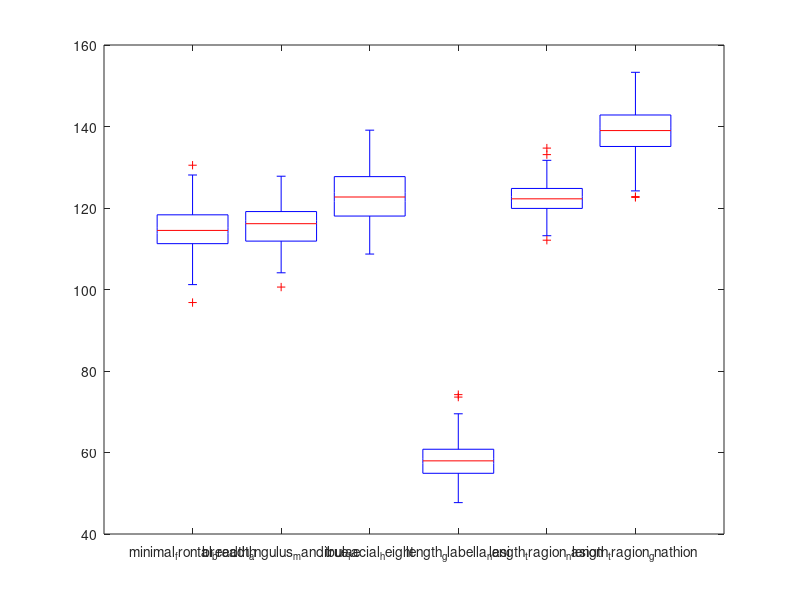

This figure's MATLAB source: (Note: this script raises an error after producing the figure.)
%% examples_multivariate shows a series of analysis of multivariate datasets


%% HD (Heads data) analysis using univariate boxplots
load('head.mat');
Y=head.data;
cnames=head.colnames;
% Compare the output with Figure 3.9 p. 97
boxplot(Y,'labels',cnames,'LabelOrientation','inline');
% Label the outliers with the unit number
%Find in current plot the handles associated with the univariate outliers
a=findobj(gca,'tag','Outliers');
[n,v]=size(Y);
for j=1:v;
    % Get the X and Y coordinates of the univariate outliers
    aYdata=get(a(j),'Ydata');
    aXdata=get(a(j),'Xdata');
    
    % Loop over the outliers inside variable v-j+1
    for i=1:length(aYdata);
        % Find the row number of the outliers
        ind=find(aYdata(i)==Y(:,end-j+1),n);
        % Add the label to the current plot
        text(aXdata(1),aYdata(i),num2str(ind'))
    end
end

%% HD (Heads data) analysis using S and MM estimators
load('head.mat');
Y=head.data;
[n,v]=size(Y);

conflev=[0.95 0.99 1-0.01/n];

[outS]=Smult(Y);
figure;
h1=subplot(2,1,1);
malindexplot(outS,v,'h',h1,'conflev',conflev);
ylabel('S estimator')

h2=subplot(2,1,2);

[outMM]=MMmultcore(Y,outS.loc,outS.shape,outS.scale);
malindexplot(outMM,v,'h',h2,'conflev',conflev);
ylabel('MM estimator') 


%% HD (Heads data) -- Forward EDA (Exploratory Data Analysis):
% scatterplot of data: one point looks outlying
load('head.mat');
Y=head.data;
cnames=head.colnames;
% Scatter plot matrix
gplotmatrix(Y,[],[],[],[],[],[],[],cnames);
set(findall(gcf,'Type','text'),'HorizontalAlignment','Right','rotation',45,'Interpreter','None','FontName','Arial')


%% HD qqplot based on quantiles of beta distribution
% compare the output with Figure 1.2, p.9 or ARC(2004)
figure;
load('head.mat');
Y=head.data;
[n,v]=size(Y);

cor=(n/((n-1)^2));

% malas= vector of scaled Mahalanobis distances (MD)
malas=mahal(Y,Y)*cor;
% Set the beta
pd = ProbDistUnivParam('beta',[v/2 0.5*(n-v-1)]);
% qqplot of scaled MD against beta distribution
h=qqplot(malas,pd);
xplo=get(h(1),'XData')';

nsimul=100;
malasim=zeros(n,nsimul);
for j=1:nsimul;
    Ysim=randn(n,v);
    % In each simulation store scaled MD
    malasim(:,j)=sort(cor*mahal(Ysim,Ysim));
end

Yband=sort(malasim,2);
quant=[0.05 0.95];
% add lower and upper confidence band
line(xplo,Yband(:,nsimul*quant),'color','g');

%% HD Preliminary analysis based on robust bivariate ellipses and minMD
% Figure 3.2
load('head.mat');
Y=head.data;
[fre]=unibiv(Y,'plots',1,'textlab',1,'rf',0.999);

fre=sortrows(fre,4);

bs=fre(1:size(Y,2),1);
% Forward search with EDA purposes and plot of minimum MD
% Figure 1.3
[out]=FSMeda(Y,bs,'plots',1,'init',60); %#ok<*NASGU>

%% HD Plot of max MD and gap
load('head.mat');
Y=head.data;

[fre]=unibiv(Y,'rf',0.75);
bs=fre((fre(:,2)==0 & fre(:,3)==0),1);
[out]=FSMeda(Y,bs,'plots',1,'init',68);

figure;
% Figure 3.2, p. 92
msr=out.msr;
% Top panel: max and mth
subplot(2,1,1);
plot1=plot(msr(:,1),msr(:,2:end),'k','LineWidth',2);
set(plot1(1),'LineStyle',':')

h=legend('Maximum MD','m-th ordered MD','Location','NorthWest');
set(h,'FontSize',14);

% Bottom panel: gap and (m+1)th - mth
% Figure 3.4 p. 93
subplot(2,1,2);
gap=out.gap;
plot1=plot(gap(:,1),gap(:,2:end),'k','LineWidth',2);
set(plot1(1),'LineStyle',':')
xlabel('Subset size m')
h=legend('gap','(m+1)th ordered MD - (m)th ordered MD','Location','SouthEast');
set(h,'FontSize',14);


%% HD persistent brushing from the malfwdplot (scaled distances)
load('head.mat');
Y=head.data;
[fre]=unibiv(Y,'rf',0.75);
bs=fre(1:size(Y,2)+1,1);
[out]=FSMeda(Y,bs,'init',60,'scaled',1);

% Plot of minimum scaled Mahalanobis distance
mmdplot(out,'scaled',1);
% Now, some interactive brushing starting from the monitoring residuals
% plot. Once a set of trajectories is highlighted in the monitoring residual plot,
% the corresponding units are highlighted in the other plots
databrush=struct;
databrush.selectionmode='Rect'; % Rectangular selection
databrush.persist='on'; % Enable repeated mouse selections
databrush.Label='on'; % Write labels of trajectories while selecting
databrush.RemoveLabels='off'; % Do not remove labels after selection
% Compare with Figure 3.6 p. 95
malfwdplot(out,'databrush',databrush);

%% HD: EDA monitoring of the estimated correlation matrix
load('head.mat');
Y=head.data;
Y1=zscore(Y);
[fre]=unibiv(Y1,'rf',0.75);
bs=fre(1:size(Y,2)+2,1);
[out]=FSMeda(Y1,bs,'init',60);

S2cov=out.S2cov;
plot1=plot(S2cov(:,1),S2cov(:,2:end));
xlabel('Subset size m')
ylabel('Elements of correlation matrix')
v=size(Y,2);
v1=v*(v+1)/2;
slintyp={'--' '-' '-.' ':'}';
slintyp=repmat(slintyp,ceil(v1/length(slintyp)),1);
set(plot1,{'Line'},slintyp(1:v1));

%% HD: analysis of transformations
% FS based on untransformed data H_0:\lambda=1 for all variables
load('head.mat');
Y=head.data;
% Monitoring of likelihood ratio test
% Compare the output with Figure 4.13 p. 172 of ARC (2004)
[out]=FSMtra(Y,'plotslrt',1);

%% HD: analysis of transformations
load('head.mat');
Y=head.data;
% FS based on untransformed data H_0:\lambda=1 for variable 4
% Monitoring of likelihood ratio test
% Compare the output with Figure 4.14 p. 173 of ARC (2004)
[out]=FSMtra(Y,'ColToTra',4,'plotslrt',1);


%% HD: confirmation of transformation
% Compare the output with Figure 4.15 p. 174 of ARC (2004)
load('head.mat');
Y=head.data;
v=size(Y,2);
plotslrt=struct;
plotslrt.ylim=[-3.2 3.2];
plotslrt.xlim=[110 200];
[out]=FSMfan(Y,ones(v,1),'init',110,'plotslrt',plotslrt);

%% HD: confirmation of transformation
% Compare the output with Figure 4.65 p. 222 of ARC (2004)
load('head.mat');
Y=head.data;
n=size(Y,1);
[out]=FSRfan(Y(:,4),ones(n,1),'plots',1,'intercept',0,'xlimx',[60 210],'ylimy',[-5 4.4]);


%% HD: random starts
load('head.mat');
Y=head.data;
[n,v]=size(Y);

init=20;
nsimul=200;

mmdStore=zeros(n-init,nsimul);
for j=1:nsimul
    mmd = FSMmmdeasy(Y,0,'init',init);
    mmdStore(:,j)=mmd(:,2);
end

% Plot minMD with random starts
figure;
hold('on');
% Plot lines of empirical quantiles
LineStyle={'-';'--';':';'-.'};
plot1=plot(mmd(:,1),mmdStore,'LineWidth',2);
slintyp=repmat(LineStyle,ceil(nsimul/length(LineStyle)),1);
set(plot1,{'Line'},slintyp(1:nsimul));
fcol={'b';'g';'r';'c';'m';'y';'k'};
fcol=repmat(fcol,ceil(nsimul/length(fcol)),1);
set(plot1,{'Color'},fcol(1:nsimul));

% Plots lines of theoretical quantiles using order statistics
mmdT=FSMenvmmd(n,v,'exact',1,'init',init);
line(mmdT(:,1),mmdT(:,2:4),'LineStyle','-','Color','r');
xlabel('Subset size m');


%% TR: (Track records): spm
close all;
load('recordfg');
Y=recordfg.data;
% Scatter plot matrix (Figure 1.4 of ARC)
gplotmatrix(Y);

%% TR: qqplot of MD based on the beta distribution
% compare the output with Figure 1.2, p.9 or ARC(2004)
load('recordfg');
Y=recordfg.data;
[n,v]=size(Y);

cor=(n/((n-1)^2));

% malas= vector of scaled Mahalanobis distances (MD)
malas=mahal(Y,Y)*cor;
% Set the beta
pd = ProbDistUnivParam('beta',[v/2 0.5*(n-v-1)]);
% qqplot of scaled MD against beta distribution
h=qqplot(malas,pd);
xplo=get(h(1),'XData')';

nsimul=1000;
malasim=zeros(n,nsimul);
for j=1:nsimul;
    Ysim=randn(n,v);
    % In each simulation store scaled MD
    malasim(:,j)=sort(cor*mahal(Ysim,Ysim));
end

Yband=sort(malasim,2);
quant=[0.05 0.95];
% add lower and upper confidence band
line(xplo,Yband(:,nsimul*quant),'color','g');


%% TR: Forward EDA
% Preliminary analysis based on robust bivariate ellipses
load('recordfg');
Y=recordfg.data;
[fre]=unibiv(Y);
fre=sortrows(fre,4);

bs=fre(1:size(Y,2),1);
% Forward search with EDA purposes and plot of minimum MD
% Create Figure 1.6 p. 14
[out]=FSMeda(Y,bs,'plots',1,'init',10);

%% TR: plot of scaled Mahalanobis distances
% compare with Figure 3.12 p. 100
load('recordfg');
Y=recordfg.data;
[fre]=unibiv(Y);
fre=sortrows(fre,[3 4]);
bs=fre(1:size(Y,2)+5,1);
[out]=FSMeda(Y,bs,'scaled',1,'init',15);
% [out]=FSMeda(Y,bs,'init',10);
standard=struct;
standard.ylim=[0 22];
standard.LineStyle={'--' '-' '-.' ':'};    % different line styles for different standard trajectories
standard.Color={'b';'g';'c';'m';'y';'k'};  % different colors for different standard trajectories
malfwdplot(out,'standard',standard);

%% TR: plot of max and mth distance
load('recordfg');
Y=recordfg.data;
[fre]=unibiv(Y);
fre=sortrows(fre,[3 4]);
bs=fre(1:size(Y,2)+5,1);
[out]=FSMeda(Y,bs,'init',15);
% Figure 3.16, p. 104
msr=out.msr;
% Top panel: max and mth
subplot(2,1,1);
plot1=plot(msr(:,1),msr(:,2:end),'k','LineWidth',2);
set(plot1(1),'LineStyle',':')

h=legend('Maximum MD','m-th ordered MD','Location','NorthWest');
set(h,'FontSize',14);

% Bottom panel: gap and (m+1)th - mth
% Figure 3.17 p. 104
subplot(2,1,2);
gap=out.gap;
plot1=plot(gap(:,1),gap(:,2:end),'k','LineWidth',2);
set(plot1(1),'LineStyle',':')
xlabel('Subset size m')
h=legend('gap','(m+1)th ordered MD - (m)th ordered MD','Location','NorthWest');
set(h,'FontSize',14);

%% TR: automatic outlier detection procedure on original data
load('recordfg');
Y=recordfg.data;
FSM(Y)


%% TR: analysis using S and MM estimators
load('recordfg');
Y=recordfg.data;
[n,v]=size(Y);

conflev=[0.95 0.99 1-0.01/n];

[outS]=Smult(Y);
figure;
h1=subplot(2,1,1);
malindexplot(outS,v,'h',h1,'conflev',conflev);
ylabel('S estimator')

h2=subplot(2,1,2);

[outMM]=MMmultcore(Y,outS.loc,outS.shape,outS.scale);
malindexplot(outMM,v,'h',h2,'conflev',conflev);
ylabel('MM estimator') 


%% TR: analysis of transformations
% Track records
load('recordfg');
Y=recordfg.data;
n=size(Y,1);
Y1=repmat(max(Y),n,1);
Y=Y./Y1;
la0=[-1 -3];
tagsmle={'mle-1' 'mle-3'};
plotsmle=struct;
plotsmle.ylim=[-4 0];

ii=1;
for la=la0;
    plotsmle.Tag=tagsmle{ii};
    FSMtra(Y,'plotsmle',plotsmle,'onelambda',1,'la0',la,'init',20);
    ii=ii+1;
end
% Compare these 2 plots with Figure 4.70 p. 225 of ARC (2004)

%% TR: analysis of transformations
% Track records
load('recordfg');
Y=recordfg.data;
n=size(Y,1);
Y1=repmat(max(Y),n,1);
Y=Y./Y1;
la0=[-1 -2 -3 -4];
% If lik=1 it is also possible to monitor the plots of mle of transformation parameters
lik=0;

tagslrt={'lrt-1' 'lrt-2' 'lrt-3' 'lrt-4'};
tagsmle={'mle-1' 'mle-2' 'mle-3' 'mle-4'};
plotsmle=struct;
plotsmle.ylim=[-4 0];

plotslrt=struct;
plotslrt.ylim=[0 21];

ii=1;
for la=la0;
    plotsmle.Tag=tagsmle{ii};
    plotslrt.Tag=tagslrt{ii};
    if lik==1;
        FSMtra(Y,'plotsmle',plotsmle,'plotslrt',plotslrt,'onelambda',1,'la0',la,'init',20);
    else
        FSMtra(Y,'plotslrt',plotslrt,'onelambda',1,'la0',la,'init',20);
    end
    ii=ii+1;
end
% Compare these 4 plots with Figure 4.50 p. 207 of ARC (2004)



%% TR: confirmation of transformations
% confirmatory search
% Compare the plot with Figure 4.51 p. 208 of ARC (2004)
load('recordfg');
Y=recordfg.data;
n=size(Y,1);
Y1=repmat(max(Y),n,1);
Y=Y./Y1;
% FS based on with H_0:\lambda=-3 for all variables
plotslrt=struct;
plotslrt.ylim=[-6.2 3.2];
plotslrt.xlim=[28 59];
laAround=-4:0;
[out]=FSMfan(Y,-3*ones(v,1),'ColToComp',[2 3 5 7],'laAround',laAround,'init',28,'plotslrt',plotslrt);


%% TR transformed: parallel coordinates plot
load('recordfg');
Y=recordfg.data;
Y=Y.^-3;
n=size(Y,1);
group=ones(n,1);
group([14 33 55 36])=2;
parallelcoords(Y,'LineWidth',1.5,'Standardize','on','Group',group)

%% TR transformed: malfwdplot
load('recordfg');
Y=recordfg.data;
Y=Y.^-3;

[fre]=unibiv(Y);
fre=sortrows(fre,[3 4]);
bs=fre(1:size(Y,2)+5,1);
[out]=FSMeda(Y,bs,'scaled',1,'init',15);
% [out]=FSMeda(Y,bs,'init',10);
standard=struct;
standard.ylim=[0 10];
standard.LineStyle={'--' '-' '-.' ':'};    % different line styles for different standard trajectories
standard.Color={'b';'g';'c';'m';'y';'k'};  % different colors for different standard trajectories
malfwdplot(out,'standard',standard);

%% TR transformed: spm
load('recordfg');
Y=recordfg.data;
Y=Y.^-3;
cnames=recordfg.colnames;
% Scatter plot matrix
gplotmatrix(Y,[],[],[],[],[],[],[],cnames);

%% TR transformed: plot of max inside and min outside
load('recordfg');
Y=recordfg.data;
Y=Y.^-3;
figure;
[fre]=unibiv(Y);
fre=sortrows(fre,[3 4]);
bs=fre(1:size(Y,2)+5,1);
[out]=FSMeda(Y,bs,'init',15);
% Figure 4.71 left panel
msr=out.msr;
subplot(2,1,1);
plot1=plot(msr(:,1),msr(:,2:end),'k','LineWidth',2);
set(plot1(1),'LineStyle',':')

h=legend('Maximum MD','m-th ordered MD','Location','NorthWest');
set(h,'FontSize',14);

% Bottom panel: min and (m+1)th
% Figure 4.71 (right panel) p. 226
subplot(2,1,2);
mmd=out.mmd;
plot1=plot(mmd(:,1),mmd(:,2:end),'k','LineWidth',2);
set(plot1(1),'LineStyle',':')
xlabel('Subset size m')
h=legend('min','(m+1)th ordered MD','Location','NorthWest');
set(h,'FontSize',14);


%% TR transformed: automatic outlier detection procedure (part I)
load('recordfg');
Y=recordfg.data;
Y=Y.^-3;
FSM(Y,'init',40)

%% TR transformed: automatic outlier detection procedure (part II)
load('recordfg');
Y=recordfg.data;
Y=Y.^-3;
FSM(Y)


%% TR transformed: random starts
load('recordfg');
Y=recordfg.data;
Y=Y.^-3;
[n,v]=size(Y);

init=20;
nsimul=200;

mmdStore=zeros(n-init,nsimul);
for j=1:nsimul
    mmd = FSMmmd(Y,0,'init',init);
    mmdStore(:,j)=mmd(:,2);
end

% Plot minMD with random starts
figure;
hold('on');
% Plot lines of empirical quantiles
LineStyle={'-';'--';':';'-.'};
plot1=plot(mmd(:,1),mmdStore,'LineWidth',2);
slintyp=repmat(LineStyle,ceil(nsimul/length(LineStyle)),1);
set(plot1,{'Line'},slintyp(1:nsimul));
fcol={'b';'g';'r';'c';'m';'y';'k'};
fcol=repmat(fcol,ceil(nsimul/length(fcol)),1);
set(plot1,{'Color'},fcol(1:nsimul));

% Plots lines of theoretical quantiles using order statistics
mmdT=FSMenvmmd(n,v,'exact',1,'init',init);
line(mmdT(:,1),mmdT(:,2:4),'LineStyle','-','Color','r');
xlabel('Subset size m');

%% TR transformed: analysis using S and MM estimators
load('recordfg');
Y=recordfg.data;
Y=Y.^-3;
[n,v]=size(Y);

conflev=[0.95 0.99 1-0.01/n];

[outS]=Smult(Y);
figure;
h1=subplot(2,1,1);
malindexplot(outS,v,'h',h1,'conflev',conflev);
ylabel('S estimator')

h2=subplot(2,1,2);

[outMM]=MMmultcore(Y,outS.loc,outS.shape,outS.scale);
malindexplot(outMM,v,'h',h2,'conflev',conflev);
ylabel('MM estimator') 

%% SB: (Swiss banknotes) Forward EDA minMD
load('swiss_banknotes');
Y=swiss_banknotes.data;
group=ones(200,1);
group(101:200)=2;
spmplot(Y,group)


%% SB: (Swiss banknotes) Forward EDA minMD
load('swiss_banknotes');
Y=swiss_banknotes.data;
[fre]=unibiv(Y);
fre=sortrows(fre,[3 4]);
bs=fre(1:size(Y,2)+5,1);
[out]=FSMeda(Y,bs,'init',30);
mmdplot(out,'mplus1',1);


%% SB: Forward EDA malfwdplot
% Create figure 3.28 p.117 of ARC 2004
load('swiss_banknotes');
Y=swiss_banknotes.data;
[fre]=unibiv(Y);
fre=sortrows(fre,[3 4]);
bs=fre(1:size(Y,2)+5,1);
[out]=FSMeda(Y,bs,'init',30,'scaled',1);
fground=struct;
fground.flabstep='';
malfwdplot(out,'fground',fground);

%% SB: Forward EDA gapplot
% Create figure 3.29 p.117 of ARC 2004
load('swiss_banknotes');
Y=swiss_banknotes.data;
[fre]=unibiv(Y);
fre=sortrows(fre,[3 4]);
bs=fre(1:size(Y,2)+5,1);
[out]=FSMeda(Y,bs,'init',30);
gap=out.gap;
plot1=plot(gap(:,1),gap(:,2:end),'k','LineWidth',2);
set(plot1(1),'LineStyle',':')
h=legend('min outside - max inside','(m+1)th ordered MD - mth ordered MD','Location','NorthWest');
set(h,'FontSize',14);

%% SB:  analysis using S and MM estimators
load('swiss_banknotes');
Y=swiss_banknotes.data;
[n,v]=size(Y);

conflev=[0.95 0.99 1-0.01/n];

[outS]=Smult(Y);
figure;
h1=subplot(2,1,1);
malindexplot(outS,v,'h',h1,'conflev',conflev);
ylabel('S estimator')

h2=subplot(2,1,2);

[outMM]=MMmultcore(Y,outS.loc,outS.shape,outS.scale);
malindexplot(outMM,v,'h',h2,'conflev',conflev);
ylabel('MM estimator') 


%% SB: Forward EDA gapplot starting with the first 20 obs (geniune notes)
% Create figure 3.31 p.118 of ARC 2004
load('swiss_banknotes');
Y=swiss_banknotes.data;
% start in the group of geniune notes
bs=1:20;
[out]=FSMeda(Y,bs,'init',30);
gap=out.gap;
plot1=plot(gap(:,1),gap(:,2:end),'k','LineWidth',2);
set(plot1(1),'LineStyle',':')
h=legend('min outside - max inside','(m+1)th ordered MD - mth ordered MD','Location','NorthWest');
set(h,'FontSize',14);

%% SB: Forward EDA gapplot starting with the obs 101:120 (forged notes)
% Create figure 3.36 p.124 of ARC 2004
load('swiss_banknotes');
Y=swiss_banknotes.data;
% start in the group of forgeries
bs=(1:20)+100;
[out]=FSMeda(Y,bs,'init',30);
gap=out.gap;
plot1=plot(gap(:,1),gap(:,2:end),'k','LineWidth',2);
set(plot1(1),'LineStyle',':')
h=legend('min outside - max inside','(m+1)th ordered MD - mth ordered MD','Location','NorthWest');
set(h,'FontSize',14);

%% SB: monitoring of MD starting in the genuine group
% Create figure 3.30 p.118 of ARC 2004
load('swiss_banknotes');
Y=swiss_banknotes.data;
% start in the group of geniune notes
bs=1:20;
[out]=FSMeda(Y,bs,'init',30,'scaled',1);
malfwdplot(out);

%% SB: monitoring of MD starting in the group of forged notes
% Create figure 3.35 p.123 of ARC 2004
load('swiss_banknotes');
Y=swiss_banknotes.data;
% start in the group of geniune notes
bs=101:120;
[out]=FSMeda(Y,bs,'init',30,'scaled',1);
fground=struct;
fground.flabstep='';
malfwdplot(out,'fground',fground);

%% SB: Forward EDA compare scaled and unscaled MD
load('swiss_banknotes');
Y=swiss_banknotes.data;
fground=struct;
fground.flabstep='';
% Start the search with the first 20 observations of the forged notes
bs=1:20;
% Create upper panel of figure 2.5 p. 67 of ARC 2004
[outsc]=FSMeda(Y,bs,'init',20,'scaled',1);
malfwdplot(outsc,'tag','scaled','fground',fground);

% Create lower panel of figure 2.5 p. 67 of ARC 2004
[out]=FSMeda(Y,bs,'init',20);
malfwdplot(out,'tag','unscaled','fground',fground);

%% SB: random starts
load('swiss_banknotes');
Y=swiss_banknotes.data;
[n,v]=size(Y);

init=20;
nsimul=200;

mmdStore=zeros(n-init,nsimul);
for j=1:nsimul
    mmd = FSMmmd(Y,0,'init',init);
    mmdStore(:,j)=mmd(:,2);
end

% Plot minMD with random starts
figure;
hold('on');
% Plot lines of empirical quantiles
LineStyle={'-';'--';':';'-.'};
plot1=plot(mmd(:,1),mmdStore,'LineWidth',2);
slintyp=repmat(LineStyle,ceil(nsimul/length(LineStyle)),1);
set(plot1,{'Line'},slintyp(1:nsimul));
fcol={'b';'g';'r';'c';'m';'y';'k'};
fcol=repmat(fcol,ceil(nsimul/length(fcol)),1);
set(plot1,{'Color'},fcol(1:nsimul));

% Plots lines of theoretical quantiles using order statistics
mmdT=FSMenvmmd(n,v,'exact',1,'init',init);
line(mmdT(:,1),mmdT(:,2:4),'LineStyle','-','Color','r');
xlabel('Subset size m');



%% SB (genuine notes): Forward EDA malfwdplot
% Create figure 3.41 p.129 of ARC 2004
load('swiss_banknotes');
Y=swiss_banknotes.data;
Y=Y(1:100,:);
[fre]=unibiv(Y);
fre=sortrows(fre,[3 4]);
bs=fre(1:size(Y,2)+5,1);
[out]=FSMeda(Y,bs,'init',30,'scaled',1);
malfwdplot(out);

%% SB (genuine notes): Forward EDA maxMDplot
% Create figure 3.41 p.129 of ARC 2004
load('swiss_banknotes');
Y=swiss_banknotes.data;
Y=Y(1:100,:);
[fre]=unibiv(Y);
fre=sortrows(fre,[3 4]);
bs=fre(1:size(Y,2)+5,1);
[out]=FSMeda(Y,bs,'init',30);
msr=out.msr;
plot1=plot(msr(:,1),msr(:,2:end),'k','LineWidth',2);
set(plot1(2),'LineStyle',':')
h=legend('mth ordered MD','max inside','Location','NorthWest');
set(h,'FontSize',14);


%% SB (genuine notes): elements of cov
% Create figure 3.43 p. 130 of ARC 2004
load('swiss_banknotes');
Y=swiss_banknotes.data;
% if corr=1 it is possible to monitor the elements of the correlation
% matrix
corr=0;
if corr==1;
    Y1=zscore(Y(1:100,:));
else
    Y1=Y(1:100,:);
end

[fre]=unibiv(Y1,'rf',0.75);
bs=fre(1:size(Y,2)+2,1);
[out]=FSMeda(Y1,bs,'init',60);

S2cov=out.S2cov;
plot1=plot(S2cov(:,1),S2cov(:,2:end));
xlabel('Subset size m')
if corr==1;
    ylabel('Elements of correlation matrix')
else
    ylabel('Elements of covariance matrix')
end
v=size(Y,2);
v1=v*(v+1)/2;
slintyp={'--' '-' '-.' ':'}';
slintyp=repmat(slintyp,ceil(v1/length(slintyp)),1);
set(plot1,{'Line'},slintyp(1:v1));

aco=triu(ones(v,v));
ind = find(abs(aco)>0);
[I,J]=ind2sub(v,ind);
lab=cellstr([num2str(I) num2str(J)]);
text(S2cov(end,1)*ones(v1,1),S2cov(end,2:end)',lab)

%% SB (genuine notes): univariate boxplots
% Create figure 3.44 p.129 of ARC 2004
load('swiss_banknotes');
Y=swiss_banknotes.data;
Y=zscore(Y(1:100,:));
cnames=swiss_banknotes.colnames;
% Compare the output with Figure 3.9 p. 97
boxplot(Y,'labels',cnames);
% Label the outliers with the unit number
%Find in current plot the handles associated with the univariate outliers
a=findobj(gca,'tag','Outliers');
[n,v]=size(Y);
for j=1:v;
    % Get the X and Y coordinates of the univariate outliers
    aYdata=get(a(j),'Ydata');
    aXdata=get(a(j),'Xdata');
    
    % Loop over the outliers inside variable v-j+1
    for i=1:length(aYdata);
        % Find the row number of the outliers
        ind=find(aYdata(i)==Y(:,end-j+1),n);
        % Add the label to the current plot
        text(aXdata(1),aYdata(i),num2str(ind'))
    end
end

%% SB (genuine notes): automatic outlier detection procedure
% Create figure 3.41 p.129 of ARC 2004
load('swiss_banknotes');
Y=swiss_banknotes.data;
Y=Y(1:100,:);
[out]=FSM(Y);

%% SB:  analysis using S and MM estimators
load('swiss_banknotes');
Y=swiss_banknotes.data;
Y=Y(1:100,:);
[n,v]=size(Y);

conflev=[0.95 0.99 1-0.01/n];

[outS]=Smult(Y);
figure;
h1=subplot(2,1,1);
malindexplot(outS,v,'h',h1,'conflev',conflev);
ylabel('S estimator')

h2=subplot(2,1,2);

[outMM]=MMmultcore(Y,outS.loc,outS.shape,outS.scale);
malindexplot(outMM,v,'h',h2,'conflev',conflev);
ylabel('MM estimator') 



%% SB (forged notes): elements of cov
% Create figure 3.43 p. 130 of ARC 2004
load('swiss_banknotes');
Y=swiss_banknotes.data;
% if corr=1 it is possible to monitor the elements of the correlation
% matrix
corr=0;
if corr==1;
    Y1=zscore(Y(101:200,:));
else
    Y1=Y(101:200,:);
end

[fre]=unibiv(Y1,'rf',0.75);
bs=fre(1:size(Y,2)+2,1);
[out]=FSMeda(Y1,bs,'init',60);

S2cov=out.S2cov;
plot1=plot(S2cov(:,1),S2cov(:,2:end));
xlabel('Subset size m')
if corr==1;
    ylabel('Elements of correlation matrix')
else
    ylabel('Elements of covariance matrix')
end
v=size(Y,2);
v1=v*(v+1)/2;
slintyp={'--' '-' '-.' ':'}';
slintyp=repmat(slintyp,ceil(v1/length(slintyp)),1);
set(plot1,{'Line'},slintyp(1:v1));

%% SB (forged notes): Forward EDA malfwdplot
% Create figure 3.46 p.132 of ARC 2004
load('swiss_banknotes');
Y=swiss_banknotes.data;
Y=Y(101:200,:);
[fre]=unibiv(Y);
fre=sortrows(fre,[3 4]);
bs=fre(1:size(Y,2)+5,1);
[out]=FSMeda(Y,bs,'init',30,'scaled',1);
malfwdplot(out);

%% SB (forged notes): automatic outlier detection procedure
% Create figure 3.41 p.129 of ARC 2004
load('swiss_banknotes');
Y=swiss_banknotes.data;
Y=Y(101:200,:);
[out]=FSM(Y);

%% SB (forged notes): univariate boxplots
% Create figure 3.50 p.135 of ARC 2004
load('swiss_banknotes');
Y=swiss_banknotes.data;
Y=zscore(Y(101:200,:));
cnames=swiss_banknotes.colnames;
% Compare the output with Figure 3.9 p. 97
boxplot(Y,'labels',cnames);
% Label the outliers with the unit number
%Find in current plot the handles associated with the univariate outliers
a=findobj(gca,'tag','Outliers');
[n,v]=size(Y);
for j=1:v;
    % Get the X and Y coordinates of the univariate outliers
    aYdata=get(a(j),'Ydata');
    aXdata=get(a(j),'Xdata');
    
    % Loop over the outliers inside variable v-j+1
    for i=1:length(aYdata);
        % Find the row number of the outliers
        ind=find(aYdata(i)==Y(:,end-j+1),n);
        % Add the label to the current plot
        text(aXdata(1),aYdata(i),num2str(100+ind'))
    end
end



%% C2: two overlapping clusters
% This dataset has been used in Atkinson and Riani (2007)
Y=load('clus2over.txt');
[n,v]=size(Y);
group=ones(n,1);
group(501:end)=2;
spmplot(Y,group);
% compare the output with Figure 4 of Atkinson and Riani (2007)

%%  C2:  analysis using S and MM estimators
Y=load('clus2over.txt');
[n,v]=size(Y);

conflev=[0.95 0.99 1-0.01/n];

[outS]=Smult(Y);
figure;
h1=subplot(2,1,1);
malindexplot(outS,v,'h',h1,'conflev',conflev);
ylabel('S estimator')

h2=subplot(2,1,2);

[outMM]=MMmultcore(Y,outS.loc,outS.shape,outS.scale);
malindexplot(outMM,v,'h',h2,'conflev',conflev);
ylabel('MM estimator') 




%% C2: random starts
Y=load('clus2over.txt');
[n,v]=size(Y);

init=20;
nsimul=100;

mmdStore=zeros(n-init,nsimul);
for j=1:nsimul
    mmd = FSMmmd(Y,0,'init',init);
    mmdStore(:,j)=mmd(:,2);
end

% Plot minMD with random starts
figure;
hold('on');
% Plot lines of empirical quantiles
LineStyle={'-';'--';':';'-.'};
plot1=plot(mmd(:,1),mmdStore,'LineWidth',2);
slintyp=repmat(LineStyle,ceil(nsimul/length(LineStyle)),1);
set(plot1,{'Line'},slintyp(1:nsimul));
fcol={'b';'g';'r';'c';'m';'y';'k'};
fcol=repmat(fcol,ceil(nsimul/length(fcol)),1);
set(plot1,{'Color'},fcol(1:nsimul));

% Plots lines of theoretical quantiles using order statistics
mmdT=FSMenvmmd(n,v,'exact',1,'init',init);
line(mmdT(:,1),mmdT(:,2:4),'LineStyle','-','Color','r');
xlabel('Subset size m');
% compare the output with Figure 5 of Atkinson and Riani (2007)

%% OF: Old Faithful data
% Plot of the data
% This dataset has been used in Atkinson and Riani (2007)
Y = load('geyser.txt');
plot(Y(:,1),Y(:,2),'o')

%% OF: Old Faithful data
Y = load('geyser.txt');
plot(Y(:,1),Y(:,2),'o')

[n,v]=size(Y);

init=20;
nsimul=100;

mmdStore=zeros(n-init,nsimul);
for j=1:nsimul
    mmd = FSMmmd(Y,0,'init',init);
    mmdStore(:,j)=mmd(:,2);
end

% Plot minMD with random starts
figure;
hold('on');
% Plot lines of empirical quantiles
LineStyle={'-';'--';':';'-.'};
plot1=plot(mmd(:,1),mmdStore,'LineWidth',2);
slintyp=repmat(LineStyle,ceil(nsimul/length(LineStyle)),1);
set(plot1,{'Line'},slintyp(1:nsimul));
fcol={'b';'g';'r';'c';'m';'y';'k'};
fcol=repmat(fcol,ceil(nsimul/length(fcol)),1);
set(plot1,{'Color'},fcol(1:nsimul));

% Plots lines of theoretical quantiles using order statistics
mmdT=FSMenvmmd(n,v,'exact',1,'init',init);
line(mmdT(:,1),mmdT(:,2:4),'LineStyle','-','Color','r');
xlabel('Subset size m');
% compare the output with Figure 5 of Atkinson and Riani (2007)

%% OF: analysis using S and MM estimators
Y = load('geyser.txt');
plot(Y(:,1),Y(:,2),'o')

conflev=[0.95 0.99 1-0.01/n];

[outS]=Smult(Y);
figure;
h1=subplot(2,1,1);
malindexplot(outS,v,'h',h1,'conflev',conflev);
ylabel('S estimator')

h2=subplot(2,1,2);

[outMM]=MMmultcore(Y,outS.loc,outS.shape,outS.scale);
malindexplot(outMM,v,'h',h2,'conflev',conflev);
ylabel('MM estimator') 



%% 6080 data
Y=load('sixty_eighty.txt');
[fre]=unibiv(Y,'plots',1,'textlab',1,'rf',0.5);
fre=sortrows(fre,4);
init=20;
bs=fre(1:init,1);
% Forward search with EDA purposes
[out]=FSMeda(Y,bs,'plots',0,'init',init,'scaled',1);
malfwdplot(out,'databrush',1);

%% 6080 data (random starts)
Y=load('sixty_eighty.txt');

[n,v]=size(Y);

init=20;
nsimul=100;

mmdStore=zeros(n-init,nsimul);
for j=1:nsimul
    mmd = FSMmmd(Y,0,'init',init);
    mmdStore(:,j)=mmd(:,2);
end

% Plot minMD with random starts
figure;
hold('on');
% Plot lines of empirical quantiles
LineStyle={'-';'--';':';'-.'};
plot1=plot(mmd(:,1),mmdStore,'LineWidth',2);
slintyp=repmat(LineStyle,ceil(nsimul/length(LineStyle)),1);
set(plot1,{'Line'},slintyp(1:nsimul));
fcol={'b';'g';'r';'c';'m';'y';'k'};
fcol=repmat(fcol,ceil(nsimul/length(fcol)),1);
set(plot1,{'Color'},fcol(1:nsimul));

% Plots lines of theoretical quantiles using order statistics
mmdT=FSMenvmmd(n,v,'exact',1,'init',init);
line(mmdT(:,1),mmdT(:,2:4),'LineStyle','-','Color','r');
xlabel('Subset size m');

%% 6080 data: analysis using S and MM estimators
Y=load('sixty_eighty.txt');
plot(Y(:,1),Y(:,2),'o')
[n,v]=size(Y);

conflev=[0.95 0.99 1-0.01/n];

[outS]=Smult(Y);
figure;
h1=subplot(2,1,1);
malindexplot(outS,v,'h',h1,'conflev',conflev);
ylabel('S estimator')

h2=subplot(2,1,2);

[outMM]=MMmultcore(Y,outS.loc,outS.shape,outS.scale);
malindexplot(outMM,v,'h',h2,'conflev',conflev);
ylabel('MM estimator') 



%% 3C 3 clusters 2 outliers
Y=load('three_clust_2outl.txt');
[fre]=unibiv(Y,'plots',0,'textlab',1,'rf',0.5);
fre=sortrows(fre,4);
init=20;
bs=fre(1:init,1);
% Forward search with EDA purposes
[out]=FSMeda(Y,bs,'plots',0,'init',init,'scaled',1);
databrush=struct;
databrush.persist='on';
malfwdplot(out,'databrush',databrush);

%% 3C 3 clusters 2 outliers (random starts)
% Plot of the data
% This dataset has been used in Atkinson and Riani (2007)
Y=load('three_clust_2outl.txt');
% plot(Y(:,1),Y(:,2),'o')

[n,v]=size(Y);

init=20;
nsimul=300;

mmdStore=zeros(n-init,nsimul);
for j=1:nsimul
    mmd = FSMmmd(Y,0,'init',init);
    mmdStore(:,j)=mmd(:,2);
end

% Plot minMD with random starts
figure;
hold('on');
% Plot lines of empirical quantiles
LineStyle={'-';'--';':';'-.'};
plot1=plot(mmd(:,1),mmdStore,'LineWidth',2);
slintyp=repmat(LineStyle,ceil(nsimul/length(LineStyle)),1);
set(plot1,{'Line'},slintyp(1:nsimul));
fcol={'b';'g';'r';'c';'m';'y';'k'};
fcol=repmat(fcol,ceil(nsimul/length(fcol)),1);
set(plot1,{'Color'},fcol(1:nsimul));

% Plots lines of theoretical quantiles using order statistics
mmdT=FSMenvmmd(n,v,'exact',1,'init',init);
line(mmdT(:,1),mmdT(:,2:4),'LineStyle','-','Color','r');
xlabel('Subset size m');

%% BD bridge data
Y=load('databri.txt');
[fre]=unibiv(Y,'plots',0,'textlab',1,'rf',0.5);
fre=sortrows(fre,4);
init=20;
bs=fre(1:init,1);
% Forward search with EDA purposes
[out]=FSMeda(Y,bs,'plots',0,'init',init,'scaled',1);
databrush=struct;
databrush.persist='on';
malfwdplot(out,'databrush',databrush);

%% BD bridge data (random starts)
% Plot of the data
Y=load('databri.txt');
% plot(Y(:,1),Y(:,2),'o')

[n,v]=size(Y);

init=20;
nsimul=300;

mmdStore=zeros(n-init,nsimul);
for j=1:nsimul
    mmd = FSMmmd(Y,0,'init',init);
    mmdStore(:,j)=mmd(:,2);
end

% Plot minMD with random starts
figure;
hold('on');
% Plot lines of empirical quantiles
LineStyle={'-';'--';':';'-.'};
plot1=plot(mmd(:,1),mmdStore,'LineWidth',2);
slintyp=repmat(LineStyle,ceil(nsimul/length(LineStyle)),1);
set(plot1,{'Line'},slintyp(1:nsimul));
fcol={'b';'g';'r';'c';'m';'y';'k'};
fcol=repmat(fcol,ceil(nsimul/length(fcol)),1);
set(plot1,{'Color'},fcol(1:nsimul));

% Plots lines of theoretical quantiles using order statistics
mmdT=FSMenvmmd(n,v,'exact',1,'init',init);
line(mmdT(:,1),mmdT(:,2:4),'LineStyle','-','Color','r');
xlabel('Subset size m');


%% FD Financial data
Y=load('fondi.txt');
[fre]=unibiv(Y,'plots',0,'textlab',1,'rf',0.5);
fre=sortrows(fre,4);
init=20;
bs=fre(1:init,1);
% Forward search with EDA purposes
[out]=FSMeda(Y,bs,'plots',0,'init',init,'scaled',1);
databrush=struct;
databrush.persist='on';
malfwdplot(out,'databrush',databrush);

%% FD Financial data (random starts)
% Plot of the data
Y=load('fondi.txt');
% plot(Y(:,1),Y(:,2),'o')

[n,v]=size(Y);

init=20;
nsimul=300;

mmdStore=zeros(n-init,nsimul);
for j=1:nsimul
    mmd = FSMmmd(Y,0,'init',init);
    mmdStore(:,j)=mmd(:,2);
end

% Plot minMD with random starts
figure;
hold('on');
% Plot lines of empirical quantiles
LineStyle={'-';'--';':';'-.'};
plot1=plot(mmd(:,1),mmdStore,'LineWidth',2);
slintyp=repmat(LineStyle,ceil(nsimul/length(LineStyle)),1);
set(plot1,{'Line'},slintyp(1:nsimul));
fcol={'b';'g';'r';'c';'m';'y';'k'};
fcol=repmat(fcol,ceil(nsimul/length(fcol)),1);
set(plot1,{'Color'},fcol(1:nsimul));

% Plots lines of theoretical quantiles using order statistics
mmdT=FSMenvmmd(n,v,'exact',1,'init',init);
line(mmdT(:,1),mmdT(:,2:4),'LineStyle','-','Color','r');
xlabel('Subset size m');


%% FD: analysis using S and MM estimators 
% Plot of the data
Y=load('fondi.txt');
plot(Y(:,1),Y(:,2),'o')
[n,v]=size(Y);

conflev=[0.95 0.99 1-0.01/n];

[outS]=Smult(Y);
figure;
h1=subplot(2,1,1);
malindexplot(outS,v,'h',h1,'conflev',conflev);
ylabel('S estimator')

h2=subplot(2,1,2);

[outMM]=MMmultcore(Y,outS.loc,outS.shape,outS.scale);
malindexplot(outMM,v,'h',h2,'conflev',conflev);
ylabel('MM estimator') 



%% DD Diabetes data
Y=load('diabetes.txt');
[fre]=unibiv(Y,'plots',0,'textlab',1,'rf',0.5);
fre=sortrows(fre,4);
init=20;
bs=fre(1:init,1);
% Forward search with EDA purposes
[out]=FSMeda(Y,bs,'plots',0,'init',init,'scaled',1);
databrush=struct;
databrush.persist='on';
malfwdplot(out,'databrush',databrush);

%% DD Diabetes data (random starts)
% Plot of the data
Y=load('diabetes.txt');

[n,v]=size(Y);

init=20;
nsimul=300;

mmdStore=zeros(n-init,nsimul);
for j=1:nsimul
    mmd = FSMmmd(Y,0,'init',init);
    mmdStore(:,j)=mmd(:,2);
end

% Plot minMD with random starts
figure;
hold('on');
% Plot lines of empirical quantiles
LineStyle={'-';'--';':';'-.'};
plot1=plot(mmd(:,1),mmdStore,'LineWidth',2);
slintyp=repmat(LineStyle,ceil(nsimul/length(LineStyle)),1);
set(plot1,{'Line'},slintyp(1:nsimul));
fcol={'b';'g';'r';'c';'m';'y';'k'};
fcol=repmat(fcol,ceil(nsimul/length(fcol)),1);
set(plot1,{'Color'},fcol(1:nsimul));

% Plots lines of theoretical quantiles using order statistics
mmdT=FSMenvmmd(n,v,'exact',1,'init',init);
line(mmdT(:,1),mmdT(:,2:4),'LineStyle','-','Color','r');
xlabel('Subset size m');

%% MU Mussels data (Untransformed) -- Forward EDA (Exploratory Data Analysis):
load('mussels.mat');
Y=mussels.data;
v=size(Y,2);
[fre]=unibiv(Y);
fre=sortrows(fre,[3 4]);
bs=fre(1:size(Y,2)+5,1);
[out]=FSMeda(Y,bs,'init',15,'scaled',1);
standard=struct;
standard.ylim=[0 8];
malfwdplot(out,'standard',standard);

%% MU Mussels data (Untransformed) -- Forward EDA (Exploratory Data Analysis):
load('mussels.mat');
Y=mussels.data;
v=size(Y,2);
[fre]=unibiv(Y);
fre=sortrows(fre,[3 4]);
bs=fre(1:size(Y,2)+5,1);
[out]=FSMeda(Y,bs,'init',15);
standard=struct;
standard.ylim=[0 8];
mmdplot(out);

%% MU: automatic outlier detection procedure on original data
load('mussels.mat');
Y=mussels.data;
FSM(Y)

%% MU Mussels data analysis of transformations
load('mussels.mat');
Y=mussels.data;
% FS based on with H_0:\lambda=[1 0.5 1 0 1/3]
% Compare plot of mle with Figure 4.21 p. 178 of ARC (2004)
% Compare plot of lrt with Figure 4.20 p. 178 of ARC (2004)
[out]=FSMtra(Y,'la0',[0.5 0 0.5 0 0],'plotsmle',1,'plotslrt',1);


%% MU transformed: plot of MD
load('mussels.mat');
Y=mussels.data;
la=[0.5 0 0.5 0 0];
v=size(Y,2);
Y=normBoxCox(Y,1:v,la);
[fre]=unibiv(Y);
fre=sortrows(fre,[3 4]);
bs=fre(1:size(Y,2)+5,1);
[out]=FSMeda(Y,bs,'init',15,'scaled',1);
malfwdplot(out);


%% MU transformed: plot of mmd
load('mussels.mat');
Y=mussels.data;
la=[0.5 0 0.5 0 0];
v=size(Y,2);
Y=normBoxCox(Y,1:v,la);
[fre]=unibiv(Y);
fre=sortrows(fre,[3 4]);
bs=fre(1:size(Y,2)+5,1);
[out]=FSMeda(Y,bs,'init',15);
mmdplot(out);



%% MU comparison of mmd for untransformed and transformed data
close all;
load('mussels.mat');
Y=mussels.data;
la=[0.5 0 0.5 0 0];
v=size(Y,2);
Y1=normBoxCox(Y,1:v,la);
[fre]=unibiv(Y1);
fre=sortrows(fre,[3 4]);
bs=fre(1:v+5,1);
[out1]=FSMeda(Y1,bs,'init',15);
% subplot(2,1,1);
mmdplot(out1,'tag','pl1');

[fre]=unibiv(Y);
fre=sortrows(fre,[3 4]);
bs=fre(1:v+5,1);
[out]=FSMeda(Y,bs,'init',15);
% subplot(2,1,2);
mmdplot(out);


%% MU transformed: automatic outlier detection procedure
load('mussels.mat');
Y=mussels.data;
la=[0.5 0 0.5 0 0];
v=size(Y,2);
Y=normBoxCox(Y,1:v,la);
FSM(Y,'plots',2)

%% MU transformed with la=[1/3 1/3 1/3 0 0] automatic outlier detection procedure
load('mussels.mat');
Y=mussels.data;
la=[1/3 1/3 1/3 0 0];
v=size(Y,2);
Y=normBoxCox(Y,1:v,la);
FSM(Y,'plots',2)

%% MU transformed random starts
load('mussels.mat');
Y=mussels.data;
la=[0.5 0 0.5 0 0];
[n,v]=size(Y);
Y=normBoxCox(Y,1:v,la);

init=20;
nsimul=300;

mmdStore=zeros(n-init,nsimul);
for j=1:nsimul
    mmd = FSMmmd(Y,0,'init',init);
    mmdStore(:,j)=mmd(:,2);
end

% Plot minMD with random starts
figure;
hold('on');
% Plot lines of empirical quantiles
LineStyle={'-';'--';':';'-.'};
plot1=plot(mmd(:,1),mmdStore,'LineWidth',2);
slintyp=repmat(LineStyle,ceil(nsimul/length(LineStyle)),1);
set(plot1,{'Line'},slintyp(1:nsimul));
fcol={'b';'g';'r';'c';'m';'y';'k'};
fcol=repmat(fcol,ceil(nsimul/length(fcol)),1);
set(plot1,{'Color'},fcol(1:nsimul));

% Plots lines of theoretical quantiles using order statistics
mmdT=FSMenvmmd(n,v,'exact',1,'init',init);
line(mmdT(:,1),mmdT(:,2:4),'LineStyle','-','Color','r');
xlabel('Subset size m')



%% MU transformed: S and MM estimators
load('mussels.mat');
Y=mussels.data;
la=[1/3 1/3 1/3 0 0];
[n,v]=size(Y);
Y=normBoxCox(Y,1:v,la);


conflev=[0.95 0.99 1-0.01/n];

[outS]=Smult(Y);
figure;
h1=subplot(2,1,1);
malindexplot(outS,v,'h',h1,'conflev',conflev);
ylabel('S estimator')

h2=subplot(2,1,2);

[outMM]=MMmultcore(Y,outS.loc,outS.shape,outS.scale);
malindexplot(outMM,v,'h',h2,'conflev',conflev);
ylabel('MM estimator') 
